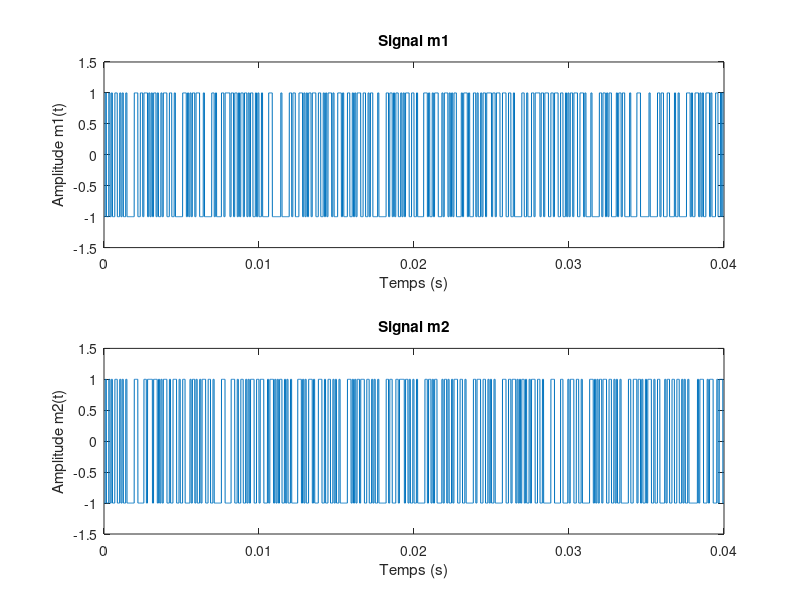
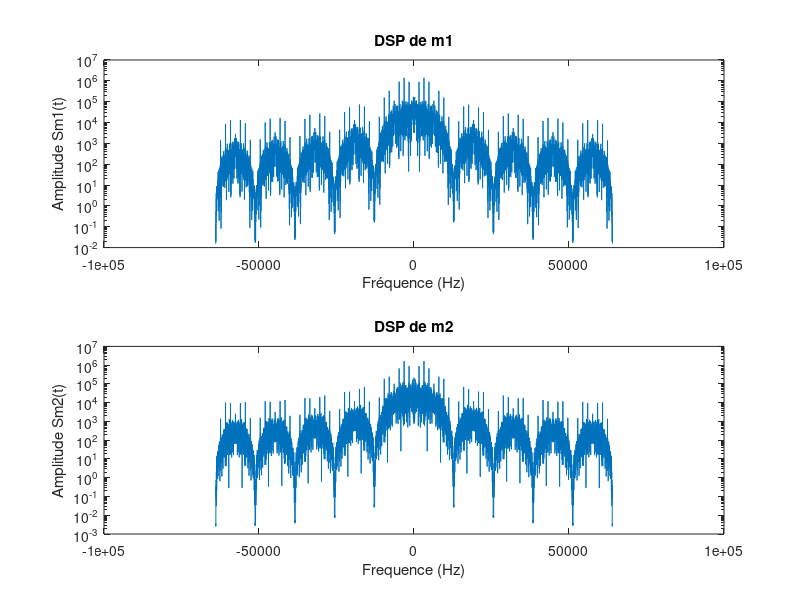
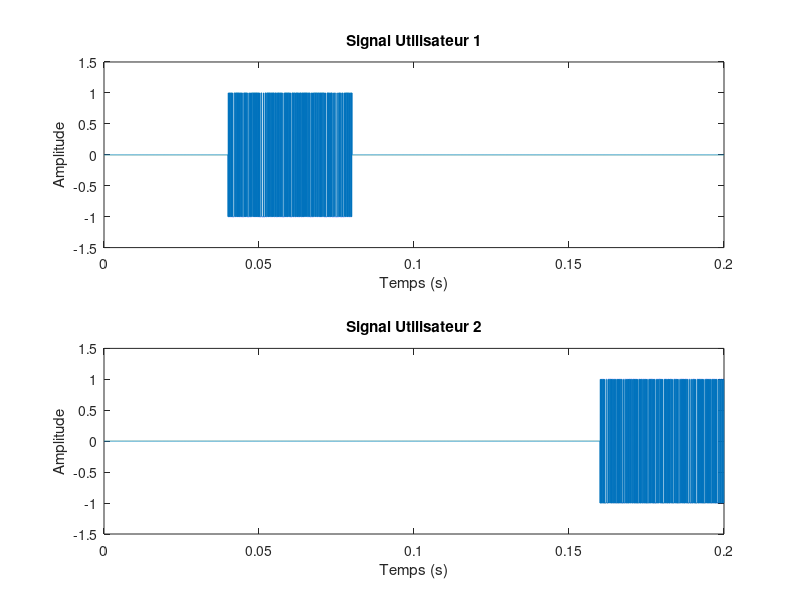
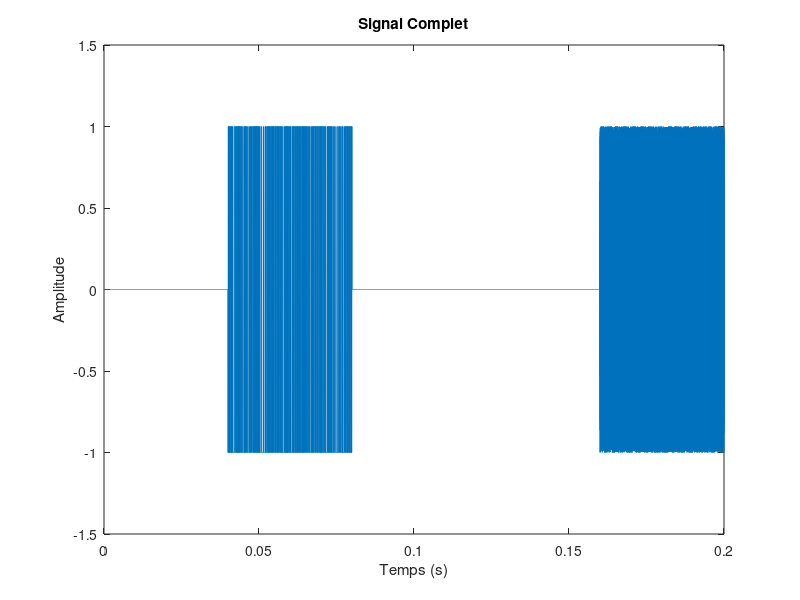

The MATLAB source for these figures, in order: (Note: this script raises an error after producing the figures.)
load('donnees1.mat');
load('donnees2.mat');

% Initialisation des données
f1 = 0;
f2 = 46000;
Tslot = 0.04;
Fe = 128000;
Te = 1/Fe;
Ns = 10;
Ts = Ns*Te;

%% 3.2.1 Modulation bande base

% Création des signaux m1(t) et m2(t)
m1 = kron(2*bits_utilisateur1 -1, ones(1,Ns));
m2 = kron(2*bits_utilisateur2 -1, ones(1,Ns));

% Tracé des signaux m1(t) et m2(t)
t = linspace(0, Tslot, length(m1));
figure; subplot(2,1,1); plot(t, m1);
title("Signal m1");
xlabel("Temps (s)")
ylabel("Amplitude m1(t)");
ylim([-1.5,1.5]);

subplot(2,1,2); plot(t, m2);
title("Signal m2");
xlabel("Temps (s)")
ylabel("Amplitude m2(t)");
ylim([-1.5,1.5]);

% Calcul des transformées de fourier de m1 et m2
M1 =fft(m1);
M2 =fft(m2);

% Calcul des densités spectrales de puissance
Sm1 = abs(M1).^2;
Sm2 = abs(M2).^2;

% Tracé des densités spectrales de puissance
f = linspace(-Fe/2, Fe/2, length(M1));
figure; subplot(2,1,1); semilogy(f, fftshift(Sm1));
title("DSP de m1");
xlabel("Fréquence (Hz)")
ylabel("Amplitude Sm1(t)");

subplot(2,1,2); semilogy(f, fftshift(Sm2));
title("DSP de m2");
xlabel("Frequence (Hz)")
ylabel("Amplitude Sm2(t)");

%% 3.2.2 Construction du signal MF-TDMA

N = length(m1);
% Construction des slots
Signal1 = zeros (1,5*N);
Signal1(N+1:2*N) = m1;

Signal2 = zeros (1,5*N);
Signal2(4*N+1:5*N) = m2;

NP = 2^nextpow2(length(Signal1));

% Tracé des signaux
t = linspace(0, 5*Tslot, length(Signal1));
figure; subplot(2,1,1); plot(t, Signal1);
title("Signal Utilisateur 1");
xlabel("Temps (s)")
ylabel("Amplitude");
ylim([-1.5,1.5]);

subplot(2,1,2); plot(t, Signal2);
title("Signal Utilisateur 2");
xlabel("Temps (s)")
ylabel("Amplitude");
ylim([-1.5,1.5]);

% Modulation d'amplitude
x1 = Signal1.*cos(2*pi*f1*t);
x2 = Signal2.*cos(2*pi*f2*t);

% signal MF-TDMA
SNRdb = 100;
Ps = mean (abs(x1 + x2).^2);
Pb = Ps/(10^(SNRdb/10));
n = randn (1, length(Signal1))*sqrt(Pb);
x = x1 + x2 + n;

% Tracé de x
figure; plot(t, x);
title("Signal Complet");
xlabel("Temps (s)");
ylabel("Amplitude");

% Calcul de la transformée de fourier de x
X =fft(x, NP);

% Calcul de la DSP de x
Sx = abs(X).^2;

% Tracé de la DSP de x
f = linspace(-Fe/2, Fe/2, length(Sx));
figure; semilogy(f, fftshift(abs(Sx)));
title("DSP de x");
xlabel("Fréquence (Hz)")
ylabel("Amplitude Sx(f)");

%% 4.1.1 Synthèse du filtre passe-bas

% Création filtre passe bas et TF
fc = f2/2;
N = 101;
k = (-(N-1)/2 : (N-1)/2);
filtre_bas = 2*(fc/Fe)*sinc(2*k*(fc/Fe));
TF_filtre_bas = fft(filtre_bas, NP);

% Tracé de la réponse impulsionnelle
figure;
plot (k,filtre_bas);
title("Tracé de la réponse impulsionnelle du filtre bas");
xlabel("Temps (s)");
ylabel("Réponse impulsionnelle");

% Tracé de la réponse en fréquence
figure; 
semilogy (linspace(-Fe/2, Fe/2, length(TF_filtre_bas)), fftshift(abs(TF_filtre_bas)));
title("Tracé de la réponse en fréquence du filtre bas");
xlabel("Frequence (Hz)");
ylabel("Réponse en fréquence");

% Verification du filtre
Sxnormalise = ((1/max(abs(Sx))) * abs(Sx));
figure;
plot (linspace(-Fe/2, Fe/2, length(TF_filtre_bas)), fftshift(abs(TF_filtre_bas))); hold;
plot (f, fftshift(abs(Sxnormalise)));
title("Verification du filtre passe-bas");
xlabel("Frequence (Hz)");
ylabel("Amplitude")
legend("Filtre passe-bas","DSP Normalisée")

%% 4.1.2 Synthèse du ltre passe-haut

% Création filtre passe haut et TF
filtre_haut = -filtre_bas;
filtre_haut((N-1)/2+1) = 1 - filtre_bas((N-1)/2+1);
TF_filtre_haut = fft(filtre_haut, NP);

% Tracé de la réponse impulsionnelle
figure;
plot (k,filtre_haut);
title("Tracé de la réponse impulsionnelle du filtre haut");
xlabel("Temps (s)");
ylabel("Réponse impulsionnelle");

% Tracé de la réponse en fréquence
figure; 
semilogy (linspace(-Fe/2, Fe/2, length(TF_filtre_haut)), fftshift(abs(TF_filtre_haut)));
title("Tracé de la réponse en fréquence du filtre haut");
xlabel("Frequence (Hz)");
ylabel("Réponse en fréquence");

% Verification du filtre
figure;
plot (linspace(-Fe/2, Fe/2, length(TF_filtre_haut)), fftshift(abs(TF_filtre_haut))); hold;
plot (f, fftshift(abs(Sxnormalise)));
title("Verification du filtre passe-haut");
xlabel("Frequence (Hz)");
ylabel("Amplitude");
legend("Filtre passe-bas","DSP Normalisée");

%% 4.1.3 Filtrage

% Calcul des signaux filtrés
x1_filtre = conv(x,filtre_bas,'same');
x2_filtre = conv(x,filtre_haut,'same');

% Tracé des signaux filtrés
figure;
subplot(2,1,1); plot (t, x1_filtre);
title("Signal utilisateur 1 filtré")
xlabel("Temps (s)");
ylabel("Amplitude");
subplot(2,1,2); plot (t, x2_filtre);
title("Signal utilisateur 2 filtré")
xlabel("Temps (s)");
ylabel("Amplitude");

%% 4.2 Retour en bande de base

% Calcul des signaux avec retour en bande de base
x1_base = x1_filtre;
filtre_bas2 = 2*(f2/Fe)*sinc(2*k*(f2/Fe));
x2_base = conv(x2_filtre.*cos(2*pi*f2*t),filtre_bas2,'same');

% Tracé des signaux avec retour en bande de base
figure;
subplot(2,1,1); plot (t, x1_base);
title("Signal utilisateur 1 avec retour en bande de base")
xlabel("Temps (s)");
ylabel("Amplitude");
subplot(2,1,2); plot (t, x2_base);
title("Signal utilisateur 2 avec retour en bande de base")
xlabel("Temps (s)");
ylabel("Amplitude");

%% 4.3 Détection du slot utile

% Détection du slot utile pour l'utilisateur 1
N = length(m1);
E_max = 0;

for i = 1:5
   X = x1_base(N*(i-1)+1:N*i);
   % Calcul de l'énergie dans le slot i
   DSP = abs(X).^2;
   F = griddedInterpolant(N*(i-1)+1:N*i,DSP);
   fun = @(t) F(t);
   E = integral(fun, N*(i-1)+1, N*i);
   % Calcul du maximum d'énergie
   if E > E_max
      i_max = i;
      E_max = E;
   end
end

m1_retrouve = x1_base(N*(i_max-1)+1:N*i_max);


% Détection du slot utile pour l'utilisateur 1
N = length(m1);
E_max = 0;

for i = 1:5
   X = x2_base(N*(i-1)+1:N*i);
   % Calcul de l'énergie dans le slot i
   DSP = abs(X).^2;
   F = griddedInterpolant(N*(i-1)+1:N*i,DSP);
   fun = @(t) F(t);
   E = integral(fun, N*(i-1)+1, N*i);
   % Calcul du maximum d'énergie
   if E > E_max
      i_max = i;
      E_max = E;
   end
end

m2_retrouve = x2_base(N*(i_max-1)+1:N*i_max);

%% 4.4 Démodulation bande de base

% Démodulation bande de base pour l'utilisateur 1
SignalFiltre1 = conv(m1_retrouve,ones(1,Ns),'same');
SignalEchantillonne1 = SignalFiltre1(1 :Ns :end);
BitsRecuperes1 = (sign(SignalEchantillonne1)+1)/2;

% Démodulation bande de base pour l'utilisateur 1
SignalFiltre2 = conv(m2_retrouve,ones(1,Ns),'same');
SignalEchantillonne2 = SignalFiltre2(1 :Ns :end);
BitsRecuperes2 = (sign(SignalEchantillonne2)+1)/2;

% Conversion des bits récupérés en chaine de caractère
message1 = bin2str(BitsRecuperes1);
disp(message1);
message2 = bin2str(BitsRecuperes2);
disp(message2);